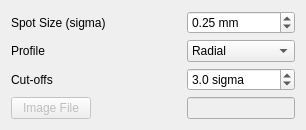
             <widget class="QWidget" name="Transverse">
              <attribute name="title">
               <string>Transverse</string>
              </attribute>
              <layout class="QFormLayout" name="formLayout_12">
               <item row="0" column="0">
                <widget class="QLabel" name="spot_size_label">
                 <property name="minimumSize">
                  <size>
                   <width>170</width>
                   <height>0</height>
                  </size>
                 </property>
                 <property name="text">
                  <string>Spot Size (sigma)</string>
                 </property>
                </widget>
               </item>
               <item row="0" column="1">
                <widget class="QDoubleSpinBox" name="doubleSpinBox_3">
                 <property name="maximumSize">
                  <size>
                   <width>150</width>
                   <height>16777215</height>
                  </size>
                 </property>
                 <property name="accessibleName">
                  <string>generator:spot_size:value</string>
                 </property>
                 <property name="suffix">
                  <string> mm</string>
                 </property>
                 <property name="maximum">
                  <double>1.000000000000000</double>
                 </property>
                 <property name="singleStep">
                  <double>0.010000000000000</double>
                 </property>
                 <property name="value">
                  <double>0.250000000000000</double>
                 </property>
                </widget>
               </item>
               <item row="1" column="0">
                <widget class="QLabel" name="label_27">
                 <property name="text">
                  <string>Profile</string>
                 </property>
                </widget>
               </item>
               <item row="1" column="1">
                <widget class="QComboBox" name="comboBox">
                 <property name="accessibleName">
                  <string>generator:transverse_distribution:value</string>
                 </property>
                 <item>
                  <property name="text">
                   <string>Radial</string>
                  </property>
                 </item>
                 <item>
                  <property name="text">
                   <string>Gaussian</string>
                  </property>
                 </item>
                </widget>
               </item>
               <item row="2" column="0">
                <widget class="QLabel" name="label_32">
                 <property name="text">
                  <string>Cut-offs</string>
                 </property>
                </widget>
               </item>
               <item row="3" column="0">
                <widget class="QPushButton" name="pushButton">
                 <property name="enabled">
                  <bool>false</bool>
                 </property>
                 <property name="text">
                  <string>Image File</string>
                 </property>
                </widget>
               </item>
               <item row="3" column="1">
                <widget class="QLineEdit" name="lineEdit">
                 <property name="enabled">
                  <bool>false</bool>
                 </property>
                </widget>
               </item>
               <item row="2" column="1">
                <widget class="QDoubleSpinBox" name="doubleSpinBox_10">
                 <property name="toolTip">
                  <string>Only for Gaussian distributions</string>
                 </property>
                 <property name="accessibleName">
                  <string>generator:transverse_cutoff:value</string>
                 </property>
                 <property name="suffix">
                  <string> sigma</string>
                 </property>
                 <property name="decimals">
                  <number>1</number>
                 </property>
                 <property name="minimum">
                  <double>0.100000000000000</double>
                 </property>
                 <property name="maximum">
                  <double>6.000000000000000</double>
                 </property>
                 <property name="value">
                  <double>3.000000000000000</double>
                 </property>
                </widget>
               </item>
              </layout>
             </widget>
